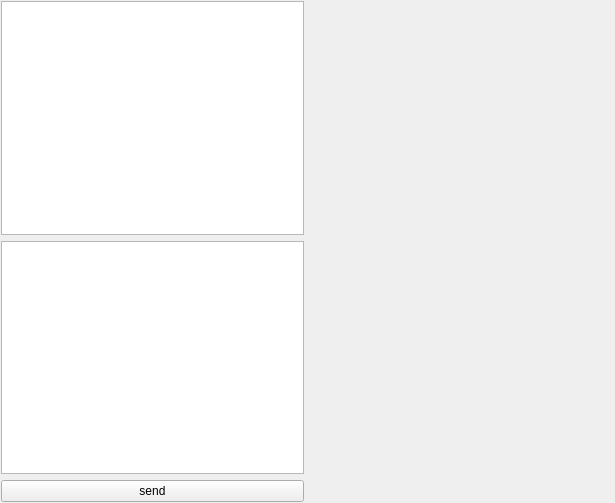
<?xml version="1.0" encoding="UTF-8"?>
<ui version="4.0">
 <class>dialog</class>
 <widget class="QWidget" name="dialog">
  <property name="windowModality">
   <enum>Qt::NonModal</enum>
  </property>
  <property name="geometry">
   <rect>
    <x>0</x>
    <y>0</y>
    <width>615</width>
    <height>503</height>
   </rect>
  </property>
  <property name="sizePolicy">
   <sizepolicy hsizetype="Expanding" vsizetype="Expanding">
    <horstretch>0</horstretch>
    <verstretch>0</verstretch>
   </sizepolicy>
  </property>
  <property name="windowTitle">
   <string>DHPP</string>
  </property>
  <widget class="QWidget" name="">
   <property name="geometry">
    <rect>
     <x>1</x>
     <y>1</y>
     <width>611</width>
     <height>501</height>
    </rect>
   </property>
   <layout class="QHBoxLayout" name="horizontalLayout">
    <item>
     <layout class="QVBoxLayout" name="verticalLayout">
      <item>
       <widget class="QTextEdit" name="disp"/>
      </item>
      <item>
       <widget class="QTextEdit" name="inp"/>
      </item>
      <item>
       <widget class="QPushButton" name="send">
        <property name="text">
         <string>send</string>
        </property>
       </widget>
      </item>
     </layout>
    </item>
    <item>
     <layout class="QVBoxLayout" name="verticalLayout_2">
      <item>
       <widget class="QLabel" name="user1">
        <property name="sizePolicy">
         <sizepolicy hsizetype="Expanding" vsizetype="Expanding">
          <horstretch>0</horstretch>
          <verstretch>0</verstretch>
         </sizepolicy>
        </property>
        <property name="text">
         <string/>
        </property>
        <property name="scaledContents">
         <bool>true</bool>
        </property>
       </widget>
      </item>
     </layout>
    </item>
   </layout>
  </widget>
 </widget>
 <resources/>
 <connections/>
</ui>
